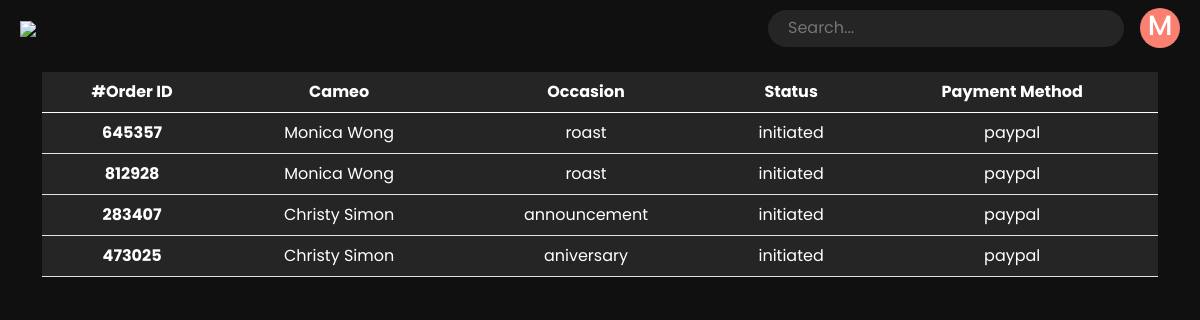
Page /profile/purchase (signed in) on the earlier database version.
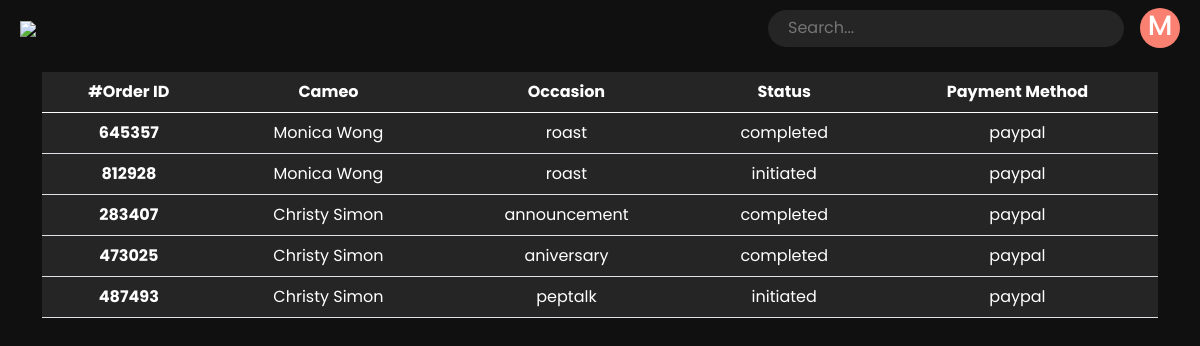
Same page on the later database version.
### cameo/models.py (models this page shows)
class Cameo(AbstractUser):
    category_choice = [
        ('Actors', 'actors'),
        ('Activists', 'activist'),
        ("Artists", "artists"),
        ("Astrologers", "astrologers"),
        ("Astronauts", "astronauts"),
        ('Athletes', 'athletes'),
        ("Authors", "authors"),
        ("Cameo Team", "cameo_team"),
        ('Comedian', 'comedians'),
        ("Commentators", "commentators"),
        ('Creator', 'creator'),
        ("Dancers", "dancers"),
        ("En Español", "en_español"),
        ("Food", "food"),
        ("Furry", "furry"),
        ("High Fashion", "high_fashion"),
        ("Home and Design", "home_and_design"),
        ("Impressionists", "impressionists"),
        ("Magicians", "magicians"),
        ('Model', 'model'),
        ("Motivational Speakers", "motivational_speakers"),
        ('Musician', 'musician'),
        ("News", "news"),
        ("Pageants", "pageants"),
        ("Photographers", "photographers"),
        ("Podcast", "podcast"),
        ("Poker", "poker"),
        ("Politics", "politics"),
        ("Radio", "radio"),
        ('Reality TV', 'reality_tv'),
        ("Royals", "Royals"),
        ("Santas", "santas"),
        ('Sports Commentator', 'sports_Commentator'),
        ("Stylists", "stylists"),
        ("TV Hosts", "tv_hosts"),
        ("Tarot Card Reader", "tarot_card_reader"),
        ("Venture Capitalists", "venture_capitalists"),
        ("Viral", "viral"),
        ("Radio", "radio"),
        ("Writers", "writers"),
    ]
    delivery_duration_unit_choice = [
        ("Hr", 'hr'),
        ("Day", 'day'),
        ("Week", 'week'),
    ]
    currency_code_symbols = [('USD', "$"), ('INR', "₹"), ('GBP', "£"),
                             ('EUR', "€")]
    is_celebrity = models.BooleanField(default=False)
    category = models.CharField(choices=category_choice,
                                max_length=100,
                                null=True)
    delivery_duration = models.IntegerField(null=True)
    price = models.FloatField(null=True)
    currency_code = models.CharField(max_length=10,
                                     choices=currency_code_symbols,
                                     null=True)
    delivery_duration_unit = models.CharField(
        max_length=10, null=True, choices=delivery_duration_unit_choice)
    image = models.ImageField(upload_to='cameo')
    intro = models.CharField(max_length=500, null=True)
    bio = models.CharField(max_length=2000, null=True)
    paypal_email = models.EmailField(null=True)
    is_featured = models.BooleanField(null=True, blank=True, default=False)
    reviews = JSONField(default=[])
    fans = JSONField(default=[])

### booking/models.py (models this page shows, shortened)
class Booking(models.Model):
    payment_method_choice = [("paypal", "Paypal"), ("stripe", "Stripe")]
    payment_status_choice = [
        ("initiated", "Initiated"),
        ("pending", "Pending"),
        ("completed", "Completed"),
    ]
    order_status_choice = [
        ("initiated", "Initiated"),
        ("pending", "Pending"),
        ("completed", "Completed"),
        ("Completed Request", "Completed Request"),
    ]
    cameo = models.ForeignKey(
        Cameo, on_delete=models.CASCADE, related_name="cameo", null=True
    )
    order_id = models.IntegerField()
    price = models.FloatField()
    currency_code = models.CharField(max_length=10)
    cameo_username = models.CharField(max_length=250)
    requested_user_id = models.IntegerField()
    requested_user_username = models.CharField(max_length=250)
    fromName = models.CharField(max_length=500, null=True, blank=True)
    toName = models.CharField(max_length=500)
    pronounce = models.CharField(max_length=500)
    instructions = models.TextField()
    occasion = models.CharField(max_length=500)
    receipent = models.CharField(max_length=500)
    payment_status = models.CharField(max_length=100, choices=payment_status_choice)
    payment_method = models.CharField(max_length=100, choices=payment_method_choice)
    payment_server_response = models.TextField()
    order_status = models.CharField(max_length=50, choices=order_status_choice)
    statisfaction = models.IntegerField(null=True, blank=True)
    is_accepted = models.BooleanField(default=False, null=True, blank=True)
    decline_reason = models.TextField(blank=True, null=True)

### userprofile/views.py (the view)
# urls.py: path("purchase", views.purchase, name="purchase"),
@login_required
def purchase(request):
    purchase = Booking.objects.filter(requested_user_id=request.user.id)
    purchase = purchase.filter(payment_status="completed")
    context = {"purchases": purchase}
    return render(request, "userprofile/purchase.html", context=context)

### cameo/context_processors.py (called while the page is built)
def newsale_processor(request):
    if request.user.is_authenticated:
        bookings = Booking.objects.filter(cameo=request.user)
        new_sale = []
        for booking in bookings:
            if booking.order_status != "Completed":
                new_sale.append(booking)
        return {"new_sale": len(new_sale)}
    else:
        return {"new_sale": 0}

def purchase_update(request):
    if request.user.is_authenticated:
        purchase = []
        bookings = Booking.objects.filter(requested_user_id=request.user.id)
        for booking in bookings:
            if booking.order_status == "Completed Request" and not booking.is_accepted:
                purchase.append(booking)
        return {"purchase_update": len(purchase)}
    else:
        return {"purchase_update": 0}

### userprofile/templates/userprofile/purchase.html (shortened to what this page needs)
{% extends 'cameo/base.html' %}
{% block body %}
<div id="purchase" class="container mt-3">
    <table class="table sale-table">
        <thead>
            <tr>
                <th scope="col">#Order ID</th>
                <th scope="col">Cameo</th>
                <th scope="col">Occasion</th>
                <th scope="col">Status</th>
                <th scope="col">Payment Method</th>
            </tr>
        </thead>
        <tbody>
            {% for purchase in purchases %}
            <tr class="order" data-bs-toggle="modal" data-bs-target="#modal-{{purchase.order_id}}">
                <th scope="row">{{purchase.order_id}}</th>
                <td scope="row">{{purchase.cameo.first_name}} {{purchase.cameo.last_name}}</td>
                <td scope="row">{{purchase.occasion}}</td>
                <td scope="row">{{purchase.order_status}}</td>
                <td scope="row">{{purchase.payment_method}}</td>
            </tr>
            {% endfor %}
        </tbody>
    </table>
</div>
{% endblock %}

### cameo/templates/cameo/base.html (shortened to what this page needs)
<!DOCTYPE html>
<html lang="en">
<head>
    <link rel="stylesheet" href="https://cdnjs.cloudflare.com/ajax/libs/animate.css/4.1.1/animate.min.css">
    <link rel="stylesheet" href="https://cdnjs.cloudflare.com/ajax/libs/font-awesome/5.15.3/css/all.min.css">
    <link href="https://cdn.jsdelivr.net/npm/bootstrap@5.0.0-beta3/dist/css/bootstrap.min.css" rel="stylesheet"
>
</head>
<body>
    {% include 'cameo/navbar.html' %}
    {% block body %}
    {% endblock %}
</body>
</html>

### cameo/templates/cameo/navbar.html (shortened to what this page needs)
<div class="navbar" id="navbar">
    <a href="/">
        <div class="logo-container">
            <img src="https://cdn.cameo.com/staticDir/logo_white.svg" class="logo">
        </div>
    </a>
    <div class="right-element">
        <div class="input-container">
            <input type="text" placeholder="Search..." class="search-input">
        </div>
        {% if request.user.is_authenticated %}
        <div v-on:click="toggleMenu" class="avatar">
            <h3 style="margin-bottom: 5px"> {{ request.user.username|slice:"0:1"}}</h3>
        </div>
        {% else %}
        <button class="btn-login" data-bs-toggle="modal" data-bs-target="#exampleModal">Login</button>
        {% endif %}
    </div>
</div>

### cameo/templates/cameo/base.html (style rules this page uses)
body { font-family: poppins, sans-serif !important; }
body { background-color: rgb(16, 16, 16); color: white; }
a { text-decoration: none; }

### cameo/templates/cameo/navbar.html (style rules this page uses)
.navbar { width: 100%; max-height: 56px; height: 56px; background-color: rgb(16, 16, 16); padding: 0px 20px; display: flex; flex-direction: row; justify-content: space-between; }
.logo { width: 100px; }
.logo-container { flex-grow: 1; }
.input-container { background-color: rgb(37, 37, 37); border-radius: 100px; }
.search-input { min-height: 37px; background-color: transparent; border: none; padding: 0px 20px; width: 100%; color: white; }
.right-element { display: flex; justify-content: flex-end; align-items: center; width: 70%; }
.avatar { -webkit-user-select: none; -moz-user-select: none; -ms-user-select: none; user-select: none; width: 40px; height: 40px; min-width: 40px; min-height: 40px; margin-left: 1rem; background-color: salmon; border-radius: 100px; display: flex; justify-content: center; align-items: center; }

### userprofile/templates/userprofile/purchase.html (style rules this page uses)
.sale-table { background-color: #252525 !important; color: white; text-align: center; }

Differences in the rows shown:
changed Booking (number 1 of 5 on the later page): order_status "initiated" → "completed"
changed Booking "announcement": order_status "initiated" → "completed"
changed Booking "aniversary": order_status "initiated" → "completed"
added Booking: order_id "487493", cameo.first_name "Christy", cameo.last_name "Simon", occasion "peptalk", order_status "initiated", payment_method "paypal"
